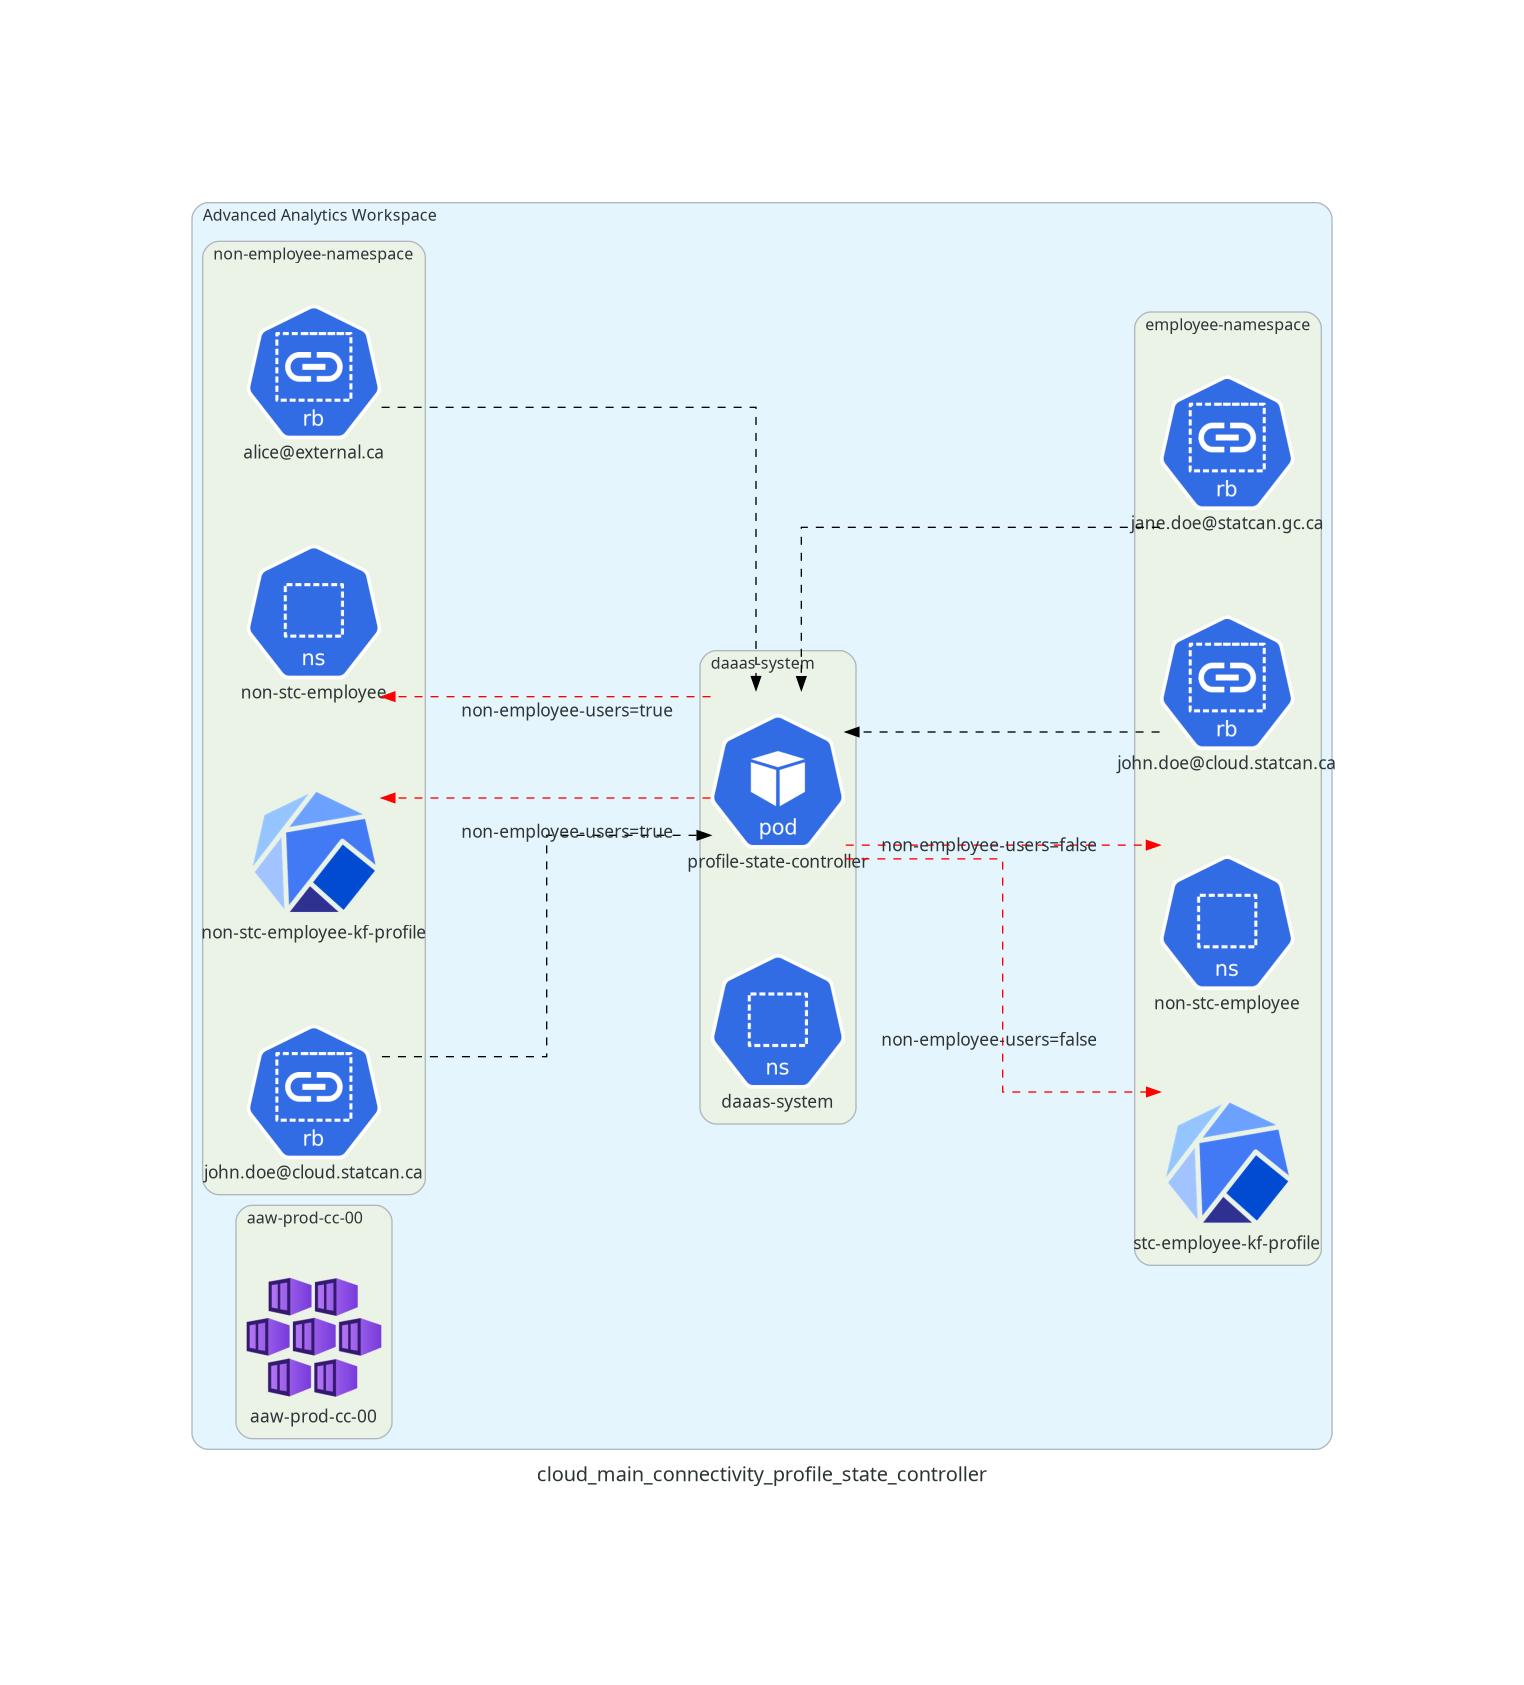

The script that drew this image:
import os

from diagrams.onprem.workflow import Kubeflow
from diagrams import Cluster, Diagram, Edge
from diagrams.azure.compute import AKS
from diagrams.custom import Custom
from diagrams.k8s.compute import Deployment, Pod, StatefulSet
from diagrams.k8s.network import NetworkPolicy, Service
from diagrams.k8s.group import NS
from diagrams.k8s.rbac import RoleBinding


def myself() -> str:
    f = os.path.basename(__file__)
    no_ext = ".".join(f.split(".")[:-1])
    return no_ext


with Diagram(myself(), show=False):
    with Cluster("Advanced Analytics Workspace"):
        with Cluster("aaw-prod-cc-00"):
            aaw_prod_cc_00 = AKS("aaw-prod-cc-00")
        with Cluster("non-employee-namespace"):
            non_stc_employee_kf_profile = Kubeflow("non-stc-employee-kf-profile")
            non_stc_employee_ns = NS("non-stc-employee")
            john_doe_rb_1 = RoleBinding("john.doe@cloud.statcan.ca")
            alice_rb = RoleBinding("alice@external.ca")
        with Cluster("employee-namespace"):
            stc_employee_kf_profile = Kubeflow("stc-employee-kf-profile")
            stc_employee_ns = NS("non-stc-employee")
            jane_doe_rb = RoleBinding("jane.doe@statcan.gc.ca")
            john_doe_rb_2 = RoleBinding("john.doe@cloud.statcan.ca")
        with Cluster("daaas-system"):
            profile_state_controller = Pod("profile-state-controller")
            daaas_system_ns = NS("daaas-system")

        # Profile State Controller watches rolebindings associated with each
        # Kubeflow profile to detect whether emails from a non-statcan domain
        # are present.
        john_doe_rb_1 >> Edge(style="dashed", color="black") >> profile_state_controller
        john_doe_rb_2 >> Edge(style="dashed", color="black") >> profile_state_controller
        alice_rb >> Edge(style="dashed", color="black") >> profile_state_controller
        jane_doe_rb >> Edge(style="dashed", color="black") >> profile_state_controller

        # Non-employee Kubeflow profiles and namespaces get the label
        # `state.aaw.statcan.gc.ca/non-employee-users=true`
        profile_state_controller >> Edge(style="dashed", color="red", label="non-employee-users=true") >> non_stc_employee_kf_profile
        profile_state_controller >> Edge(style="dashed", color="red", label="non-employee-users=true") >> non_stc_employee_ns

        # Employee Kubeflow profiles and namespaces get the label
        # `state.aaw.statcan.gc.ca/non-employee-users=false`
        profile_state_controller >> Edge(style="dashed", color="red", label="non-employee-users=false") >> stc_employee_kf_profile
        profile_state_controller >> Edge(style="dashed", color="red", label="non-employee-users=false") >> stc_employee_ns
